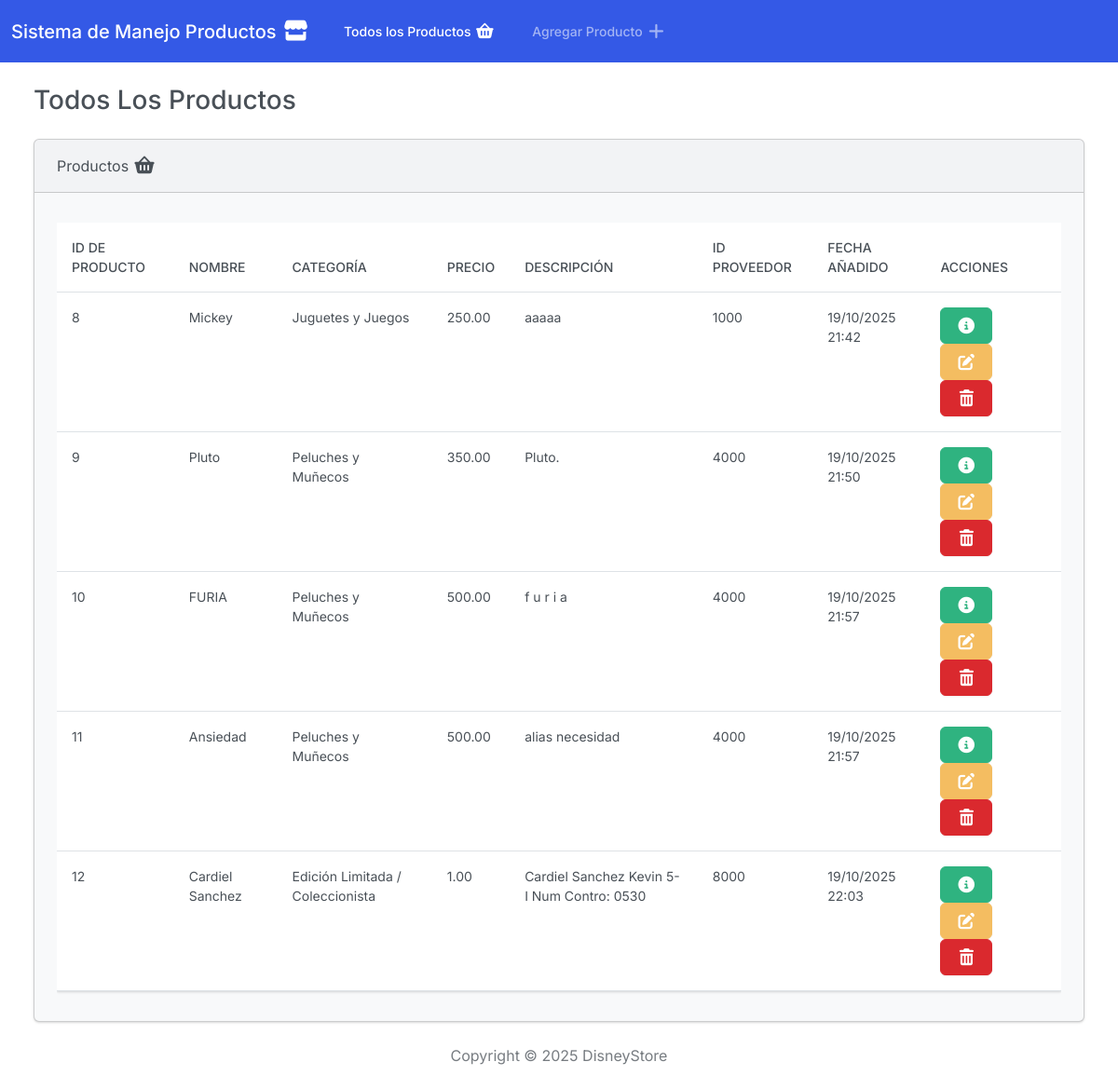
The page / on the database its author committed.
### app_productos/models.py (models this page shows, shortened)
class producto(models.Model):
    CATEGORIAS = [
        (1, 'Peluches y Muñecos'),
        (2, 'Ropa y Vestuario Disney'),
        (3, 'Figuras Coleccionables'),
        (4, 'Juguetes y Juegos'),
        (5, 'Accesorios y Bolsos'),
        (6, 'Hogar Disney'),
        (7, 'Artículos de Parque (Parks)'),
        (8, 'Edición Limitada / Coleccionista'),
    ]
    PROVEEDORES = [
        (1000, 'Disney Store Official'),
        (2000, 'Disney Parks Merch'),
        (3000, 'Marvel Collection Supplier'),
        (4000, 'Pixar Merch Partner'),
        (5000, 'Star Wars Emporium'),
        (6000, 'Disney Licensing Partner'),
        (7000, 'Disney Outlet / Clearance'),
        (8000, 'Tienda Colaboraciones Especiales'),
    ]
    id = models.AutoField(primary_key=True)
    nombre = models.CharField(max_length=100, unique=True)
    descripcion = models.TextField()
    precio = models.DecimalField(max_digits=10, decimal_places=2)
    proveedor_id = models.IntegerField(choices=PROVEEDORES, null=True, blank=True)
    categoria_id = models.IntegerField(choices=CATEGORIAS, null=True, blank=True)
    fecha_anadido = models.DateTimeField(auto_now_add=True, null=True, blank=True)

### app_productos/views.py (the view)
# urls.py: path('', views.index, name='index'),
def index(request):
    return render(request, 'app_productos/index.html', {
        'productos': producto.objects.all()
        })

### app_productos/templates/app_productos/index.html (shortened to what this page needs)
{% extends 'app_productos/base.html' %}
{% block body %}
<h3 class="m-4">Todos Los Productos</h3>
                <div class="row">
                    <div class="col-12">
                        {% if productos %}
                        <div class="card bg-light ms-4 me-4 mb-4">
                            <div class="card-header">
                                Productos <i class="fa-solid fa-basket-shopping fa-lg"></i>
                            </div>
                            <div class="card-body">
                                <p class="card-text">
                                    <div class="table-responsive">
                                     <table class="table table-hover">
  <thead>
    <tr>
    <th scope="col">ID de Producto</th>
    <th scope="col">Nombre</th>
    <th scope="col">Categoría</th>
    <th scope="col">Precio</th>
    <th scope="col">Descripción</th>
  <th scope="col">ID Proveedor</th>
    <th scope="col">Fecha Añadido</th>
    <th scope="col">Acciones</th>
    </tr>
  </thead>
  <tbody>
    {% for producto in productos %}
                    <tr>
                        <td>{{ producto.id }}</td>
                        <td>{{ producto.nombre }}</td>
                        <td>{{ producto.get_categoria_id_display }}</td>
                        <td>{{ producto.precio }}</td>
                        <td>{{ producto.descripcion }}</td>
                        <td>{{ producto.proveedor_id }}</td>
                        <td>{{ producto.fecha_anadido|date:"d/m/Y H:i" }}</td>
                        <td>
                            <button type="button" class="btn btn-success me-1" href="{% url 'ver_producto' producto.id %}" data-bs-toggle="modal" data-bs-target="#myModal{{producto.id}}">
                            </button>
<a class="btn btn-warning me-1" href="{% url 'editar' producto.id %}">
</a>
                      <button type="button" class="btn btn-danger" data-bs-toggle="modal" data-bs-target="#eliminar{{producto.id}}">
                      </button>
                        </td>
                    </tr>
        {% endfor %}
  </tbody>
</table>
                                </p>
                            </div>
                            </div>
                        {% else %}
                        <h5 class="alert alert-primary ms-4 me-4">No Productos en Existencia</h5>
                        {% endif %}
                    </div>
                </div>
{% endblock %}

### app_productos/templates/app_productos/base.html (shortened to what this page needs)
{% load static %}
<!DOCTYPE html>
<html lang="en">
    <head>
        <link rel="stylesheet" href="https://cdnjs.cloudflare.com/ajax/libs/font-awesome/7.0.1/css/all.min.css">
        <link rel="stylesheet" href="{% static 'css/bootstrap.min.css' %}">
         <body class="d-flex flex-column min-vh-100">
            <nav class="navbar navbar-expand-lg bg-primary" data-bs-theme="dark">
                <div class="container-fluid">
                    <a class="navbar-brand" href="{% url 'index' %}">Sistema de Manejo Productos <i class="fa-solid fa-store fa-lg"></i></a>
                    <div class="collapse navbar-collapse" id="navbarColor01">
                    <ul class="navbar-nav me-auto">
                        <li class="nav-item">
                        <a class="nav-link active" href="{% url 'index' %}">Todos los Productos
                        </a>
                        </li>
                        <li class="nav-item">
                        <a class="nav-link" href="{% url 'agregar' %}">Agregar Producto </a>
                        </li>
                    </ul>
                    </div>
                </div>
                </nav>
             <div class="container-fluid">
                {% block body %}
                {% endblock %}
             </div>
             <footer class="mt-auto mb-4">
                <div class="text-center">
                    <span class="text-muted">Copyright &copy; 2025 DisneyStore</span>
             </footer>
        </body>
    </head>
</html>

### rows shown on the page
producto: id "8", nombre "Mickey", categoria_id "Juguetes y Juegos", precio "250.00", descripcion "aaaaa", proveedor_id "1000", fecha_anadido "19/10/2025 21:42"
producto: id "9", nombre "Pluto", categoria_id "Peluches y Muñecos", precio "350.00", descripcion "Pluto.", proveedor_id "4000", fecha_anadido "19/10/2025 21:50"
producto: id "10", nombre "FURIA", categoria_id "Peluches y Muñecos", precio "500.00", descripcion "f u r i a", proveedor_id "4000", fecha_anadido "19/10/2025 21:57"
producto: id "11", nombre "Ansiedad", categoria_id "Peluches y Muñecos", precio "500.00", descripcion "alias necesidad", proveedor_id "4000", fecha_anadido "19/10/2025 21:57"
producto: id "12", nombre "Cardiel Sanchez", categoria_id "Edición Limitada / Coleccionista", precio "1.00", descripcion "Cardiel Sanchez Kevin 5-I Num Contro: 0530", proveedor_id "8000", fecha_anadido "19/10/2025 22:03"
